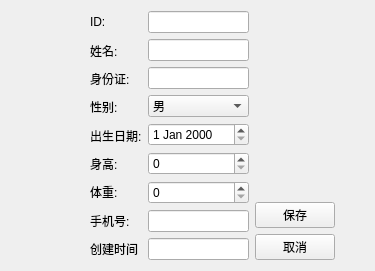
<?xml version="1.0" encoding="UTF-8"?>
<ui version="4.0">
 <class>PatientEditView</class>
 <widget class="QWidget" name="PatientEditView">
  <property name="geometry">
   <rect>
    <x>0</x>
    <y>0</y>
    <width>375</width>
    <height>246</height>
   </rect>
  </property>
  <property name="windowTitle">
   <string>编辑患者信息</string>
  </property>
  <layout class="QHBoxLayout" name="horizontalLayout_3">
   <item>
    <spacer name="horizontalSpacer">
     <property name="orientation">
      <enum>Qt::Orientation::Horizontal</enum>
     </property>
     <property name="sizeHint" stdset="0">
      <size>
       <width>87</width>
       <height>20</height>
      </size>
     </property>
    </spacer>
   </item>
   <item>
    <layout class="QVBoxLayout" name="verticalLayout_7">
     <item>
      <layout class="QHBoxLayout" name="horizontalLayout_2">
       <item>
        <layout class="QVBoxLayout" name="verticalLayout_6">
         <item>
          <layout class="QHBoxLayout" name="horizontalLayout">
           <item>
            <layout class="QVBoxLayout" name="verticalLayout_2">
             <item>
              <widget class="QLabel" name="label">
               <property name="text">
                <string>ID:</string>
               </property>
              </widget>
             </item>
             <item>
              <widget class="QLabel" name="label_2">
               <property name="text">
                <string>姓名:</string>
               </property>
              </widget>
             </item>
             <item>
              <widget class="QLabel" name="label_3">
               <property name="text">
                <string>身份证:</string>
               </property>
              </widget>
             </item>
             <item>
              <widget class="QLabel" name="label_4">
               <property name="text">
                <string>性别:</string>
               </property>
              </widget>
             </item>
             <item>
              <widget class="QLabel" name="label_5">
               <property name="text">
                <string>出生日期:</string>
               </property>
              </widget>
             </item>
             <item>
              <widget class="QLabel" name="label_6">
               <property name="text">
                <string>身高:</string>
               </property>
              </widget>
             </item>
             <item>
              <widget class="QLabel" name="label_7">
               <property name="text">
                <string>体重:</string>
               </property>
              </widget>
             </item>
             <item>
              <widget class="QLabel" name="label_8">
               <property name="text">
                <string>手机号:</string>
               </property>
              </widget>
             </item>
             <item>
              <widget class="QLabel" name="label_9">
               <property name="text">
                <string>创建时间</string>
               </property>
              </widget>
             </item>
            </layout>
           </item>
           <item>
            <layout class="QVBoxLayout" name="verticalLayout">
             <item>
              <widget class="QLineEdit" name="dbEditID"/>
             </item>
             <item>
              <widget class="QLineEdit" name="dbEditName"/>
             </item>
             <item>
              <widget class="QLineEdit" name="dbEditIDCard"/>
             </item>
             <item>
              <layout class="QVBoxLayout" name="verticalLayout_3">
               <item>
                <widget class="QComboBox" name="dbComboSex">
                 <item>
                  <property name="text">
                   <string>男</string>
                  </property>
                 </item>
                 <item>
                  <property name="text">
                   <string>女</string>
                  </property>
                 </item>
                </widget>
               </item>
               <item>
                <widget class="QDateEdit" name="dbDateEditDOB"/>
               </item>
               <item>
                <widget class="QSpinBox" name="dbSpinHeight"/>
               </item>
               <item>
                <widget class="QSpinBox" name="dbSpinWeight"/>
               </item>
               <item>
                <widget class="QLineEdit" name="dbEditMobile"/>
               </item>
               <item>
                <widget class="QLineEdit" name="dbCreateTimeStamp"/>
               </item>
              </layout>
             </item>
            </layout>
           </item>
          </layout>
         </item>
        </layout>
       </item>
       <item>
        <layout class="QVBoxLayout" name="verticalLayout_5">
         <item>
          <spacer name="verticalSpacer">
           <property name="orientation">
            <enum>Qt::Orientation::Vertical</enum>
           </property>
           <property name="sizeHint" stdset="0">
            <size>
             <width>20</width>
             <height>40</height>
            </size>
           </property>
          </spacer>
         </item>
         <item>
          <layout class="QVBoxLayout" name="verticalLayout_4">
           <item>
            <widget class="QPushButton" name="pushButton">
             <property name="text">
              <string>保存</string>
             </property>
            </widget>
           </item>
           <item>
            <widget class="QPushButton" name="pushButton_2">
             <property name="text">
              <string>取消</string>
             </property>
            </widget>
           </item>
          </layout>
         </item>
        </layout>
       </item>
      </layout>
     </item>
     <item>
      <spacer name="verticalSpacer_2">
       <property name="orientation">
        <enum>Qt::Orientation::Vertical</enum>
       </property>
       <property name="sizeHint" stdset="0">
        <size>
         <width>20</width>
         <height>40</height>
        </size>
       </property>
      </spacer>
     </item>
    </layout>
   </item>
   <item>
    <spacer name="horizontalSpacer_2">
     <property name="orientation">
      <enum>Qt::Orientation::Horizontal</enum>
     </property>
     <property name="sizeHint" stdset="0">
      <size>
       <width>37</width>
       <height>20</height>
      </size>
     </property>
    </spacer>
   </item>
  </layout>
 </widget>
 <resources/>
 <connections/>
</ui>
